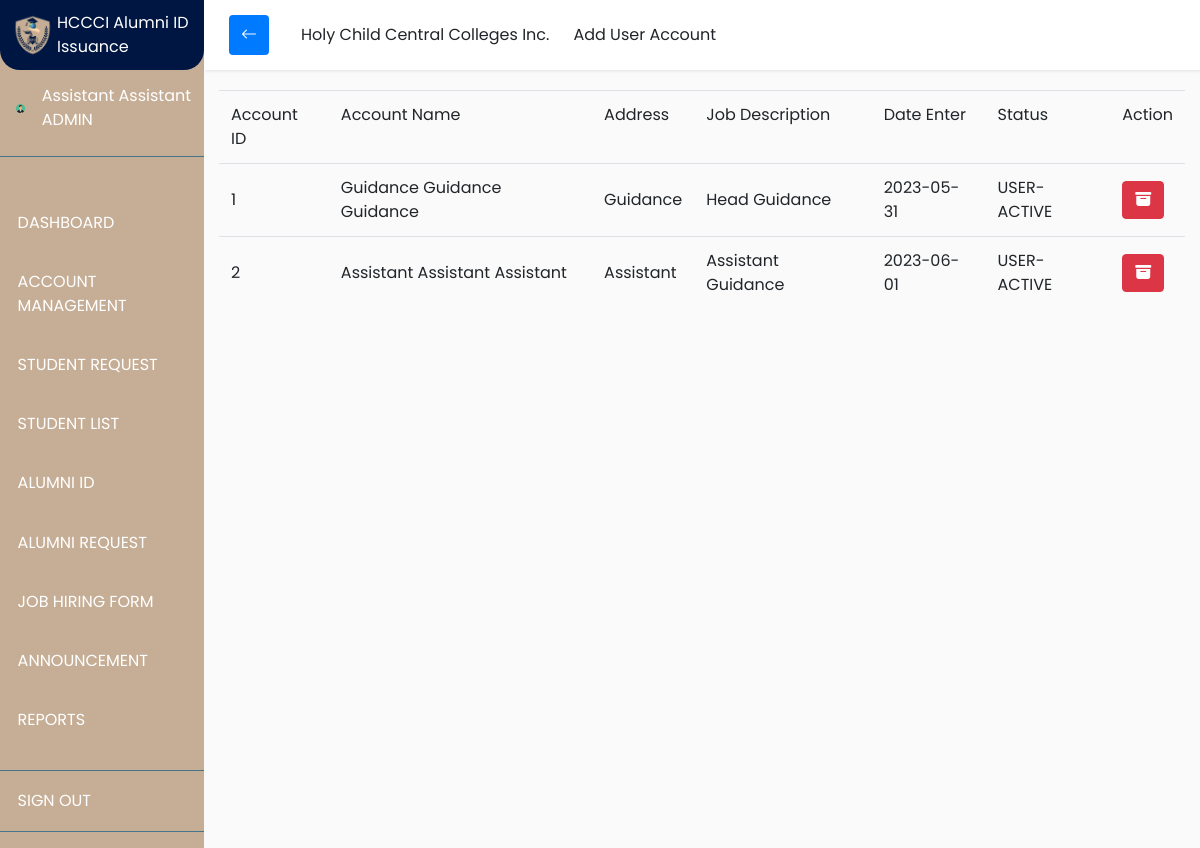
The app's page /Director/accountManagement.php (signed in) with its own data.
### tables this page shows
CREATE TABLE `useraccounttable` (
  `userAccountID` int(11) NOT NULL,
  `firstName` varchar(100) NOT NULL,
  `middleName` varchar(100) NOT NULL,
  `lastName` varchar(100) NOT NULL,
  `birthdate` date NOT NULL,
  `address` varchar(100) NOT NULL,
  `position` varchar(100) NOT NULL,
  `registerDate` date NOT NULL,
  `addedBy` varchar(100) NOT NULL,
  `activeStatus` varchar(100) NOT NULL,
  `userName` varchar(100) NOT NULL,
  `passWord` varchar(100) NOT NULL
);

### session.php (called while the page is built, shortened)
<?php
require 'configuration/connectConfiguration.php';
$user_check = $_SESSION['login_user'];
$ses_sql = mysqli_query($conn,"SELECT * from useraccounttable where userName = '$user_check'");
$row = mysqli_fetch_array($ses_sql,MYSQLI_ASSOC);
$login_Name = $row['firstName'] . ' ' .$row['lastName'];
?>

### Director/accountManagement.php (the view, shortened to what this page needs)
<?php
require '../configuration/connectConfiguration.php';
include('../session.php');
$query ="SELECT * FROM useraccounttable";
$result = mysqli_query($conn, $query);
?>
<!DOCTYPE html>
<html>
<head>
    <link rel="stylesheet" href="https://cdn.jsdelivr.net/npm/bootstrap-icons@1.9.1/font/bootstrap-icons.css">
    <link rel="stylesheet" href="https://maxcdn.bootstrapcdn.com/bootstrap/4.0.0/css/bootstrap.min.css">
    <link rel="stylesheet" href="https://cdnjs.cloudflare.com/ajax/libs/font-awesome/5.13.0/css/all.min.css">
    <link rel="stylesheet" href="https://cdn.jsdelivr.net/npm/bootstrap-icons@1.9.1/font/bootstrap-icons.css">
    <link rel="stylesheet" type="text/css" href="css/navigator.css">
    <link rel="stylesheet" href="https://cdn.datatables.net/1.13.1/css/jquery.dataTables.min.css">
</head>
<body>
<div class="wrapper">
            <nav id="sidebar">
                <div class="sidebar-header">
                    <table width="100%">
                        <tr>
                            <td width="20%"><img src="../images/logo.png" style="width:100%"></td>
                            <td width="60%">HCCCI Alumni ID Issuance</td>
                        </tr>
                    </table>
                </div>
                <ul class="list-unstyled components">
                    <table style="margin-top: -10px;">
                        <tr>
                            <td width="20%" class="p-3"><img src="../images/sample.png" style="width:100%;"></td>
                            <td><?php echo $login_Name  ?><br>ADMIN</td>
                        </tr>
                    </table>
                </ul>
                <ul class="list-unstyled components">
                    <li>
                        <a href="dashboard.php">DASHBOARD</a>
                    </li>
                    <li>
                        <a href="accountManagement.php">ACCOUNT MANAGEMENT</a>
                    </li>
                    <li>
                        <a href="studentRequest.php">STUDENT REQUEST</a>
                    </li>
                    <li>
                        <a href="studentList.php">STUDENT LIST</a>
                    </li>
                    <li>
                        <a href="releasingId.php">ALUMNI ID</a>
                    </li>
                    <li>
                        <a href="alumniRequest.php">ALUMNI REQUEST</a>
                    </li>
                    <li>
                        <a href="jobHiring.php">JOB HIRING FORM</a>
                    </li>
                    <li>
                        <a href="announceForm.php">ANNOUNCEMENT</a>
                    </li>
                    <li>
                        <a href="reports.php">REPORTS</a>
                    </li>
                </ul>
                <ul class="list-unstyled components">
                    <li style="margin-top:-35px;margin-bottom: -20px;">
                        <a href="../index.php">SIGN OUT</a>
                    </li>
                </ul>
            </nav>
            <div id="content" style="width:100%;">
                <nav class="navbar navbar-default">
                    <div class="container-fluid">
                        <div class="navbar-header d-inline-flex">
                            <button type="button" id="sidebarCollapse" class="btn btn-primary navbar-btn">
                                <i class="bi bi-arrow-left"></i>
                            </button>
                            <ul class="nav d-inline-flex p-2">
                                <li class="ml-4"><a href="dashboard.php">Holy Child Central Colleges Inc.</a></li>
                                <li class="ml-4"><a href="#" data-toggle="modal" data-target=".bd-example-modal-lg">Add User Account</a></li>
                            </ul>
                        </div>
                    </div>
                </nav>
                <div class="container-fluid d-inline-flex">
                    <div class="table-responsive" style="margin-top:20px;">
                        <table id="employee_data" class="table table-fluid" width="100%">
                            <thead>
                                <tr>
                                    <td>Account ID</td>
                                    <td>Account Name</td>
                                    <td>Address</td>
                                    <td>Job Description</td>
                                    <td>Date Enter</td>
                                    <td>Status</td>
                                    <td width="6%">Action</td>
                                </tr>
                            </thead>
                            <?php
                            while($row = mysqli_fetch_array($result))
                                {
                                    echo "<tr>";
                                        echo "<td class='align-middle'>"; echo $row["userAccountID"]; echo "</td>";
                                        echo "<td class='align-middle'>"; echo $row["firstName"]." ". $row["middleName"] ." ".$row["lastName"]; echo "</td>";
                                        echo "<td class='align-middle'>"; echo $row["address"]; echo "</td>";
                                        echo "<td class='align-middle'>"; echo $row["position"]; echo "</td>";
                                        echo "<td class='align-middle'>"; echo $row["registerDate"]; echo "</td>";
                                        echo "<td class='align-middle'>"; echo $row["activeStatus"]; echo "</td>";
                                        echo "<td class='align-middle'>";
                                            if ($row["activeStatus"] == 'USER-ACTIVE') {
                                                echo "<a href=archiveAccount.php?userAccountID=$row[userAccountID]><button class='btn btn-danger mr-2'><i class='bi bi-archive-fill'></i></button></a>";
                                            }
                                            else if ($row["activeStatus"] == 'ARCHIVE') {
                                                echo "<a href=activeAccount.php?userAccountID=$row[userAccountID]><button class='btn btn-primary mr-2'><i class='bi bi-arrow-counterclockwise'></i></button></a>";
                                            }
                                    echo "</tr>";
                                }
                            ?>
                        </table>
                    </div>
                </div>
            </div>
        </div>
</body>
</html>

### Director/css/navigator.css (style rules this page uses)
body { font-family: 'Poppins', sans-serif; background: #fafafa; }
a, a:hover, a:focus { color: inherit; text-decoration: none; transition: all 0.3s; }
.navbar { padding: 15px 10px; background: #fff; border: none; border-radius: 0; margin-bottom: 0px; box-shadow: 1px 1px 3px rgba(0, 0, 0, 0.1); }
.navbar-btn { box-shadow: none; outline: none !important; border: none; }
.wrapper { display: flex; align-items: stretch; }
#sidebar { min-width: 17%; max-width: 17%; background: #c6ae96; color: #fff; transition: all 0.3s; }
#sidebar .sidebar-header { padding: 10px; background: #001642; border-radius: 0 0 20px 20px; }
#sidebar ul.components { padding: 20px 0; border-bottom: 1px solid #47748b; }
#sidebar ul li a { padding: 1.1em; display: block; }
#content { min-height: 100vh; transition: all 0.3s; }

### records on screen
useraccounttable: login_Name "Assistant Assistant", userAccountID "2", firstName "Assistant", middleName "Assistant", lastName "Assistant", address "Assistant", position "Assistant Guidance", registerDate "2023-06-01", activeStatus "USER-ACTIVE"
useraccounttable: userAccountID "1", firstName "Guidance", middleName "Guidance", lastName "Guidance", address "Guidance", position "Head Guidance", registerDate "2023-05-31", activeStatus "USER-ACTIVE"
